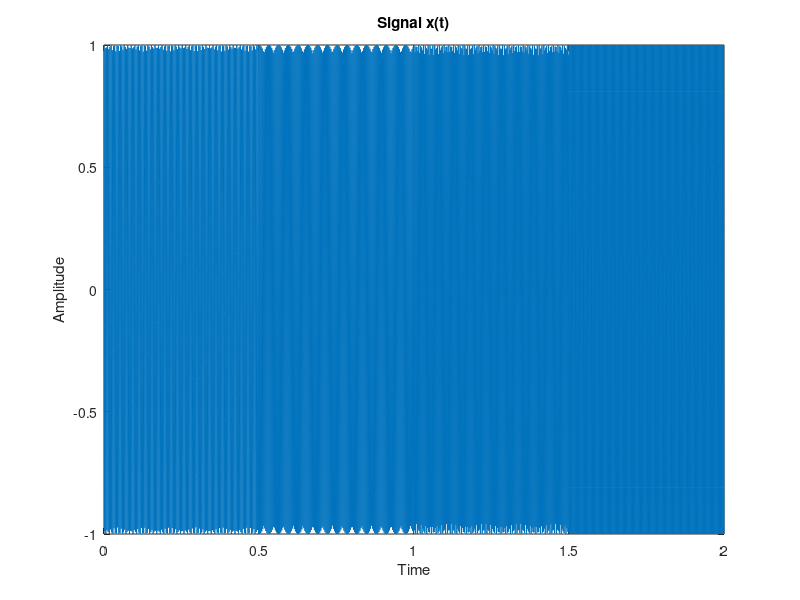
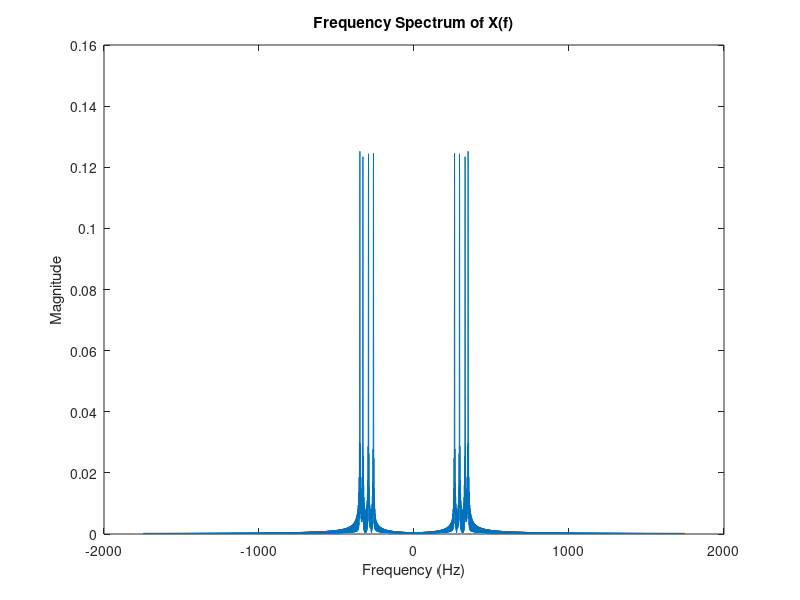
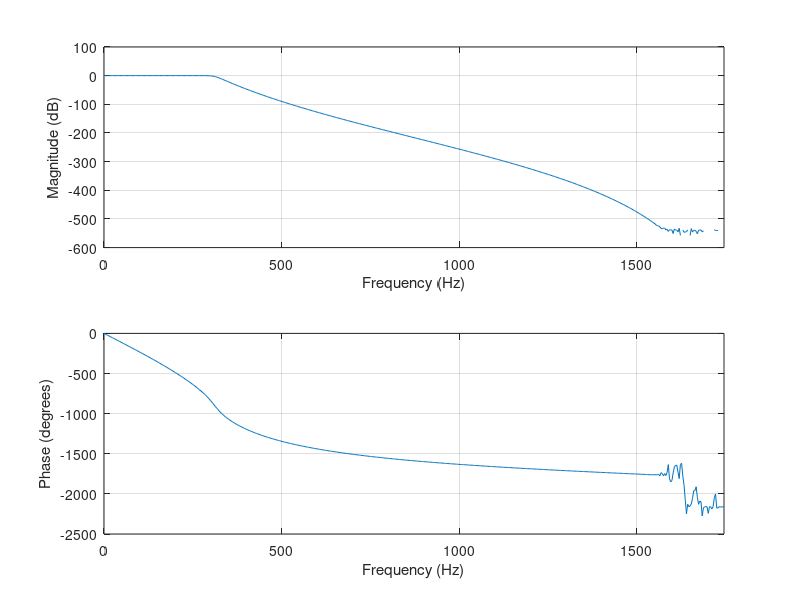
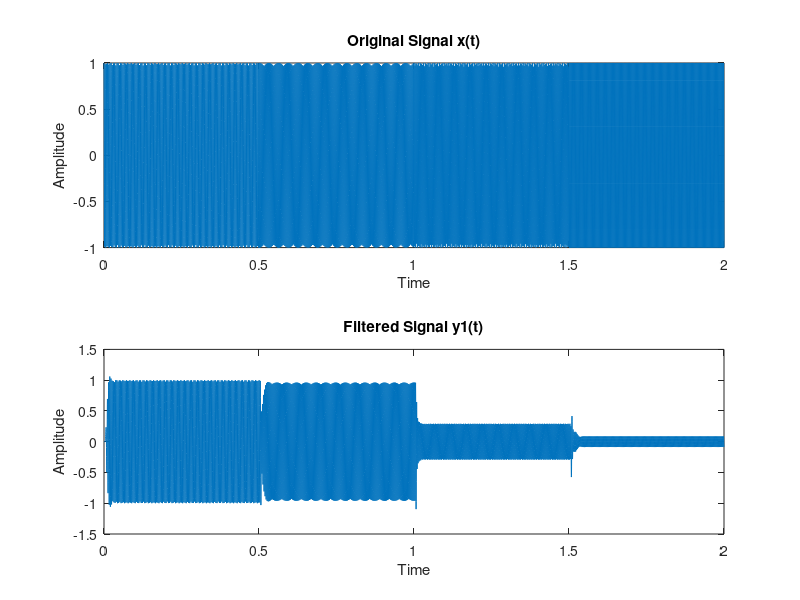

MATLAB code for these plots, in order:
f0 = 440;
alpha = 2^(1/12);

n = 0;
fn = f0 * alpha^n;

n_DO = -9;
fn_DO = f0 * alpha^n_DO;
n_CMAJOR = [-9, -7, -5, -4];

F = [];

fprintf('C-Major Scale Frequencies:\n');
for i = 1:length(n_CMAJOR)
    note = '';
    switch n_CMAJOR(i)
        case -9
            note = 'DO';
        case -7
            note = 'RE';
        case -5
            note = 'MI';
        case -4
            note = 'FA';
        otherwise
            note = 'Unknown';
    end

    frequency = f0 * alpha^n_CMAJOR(i);

    f(i) = frequency;

    fprintf('%s: %.4f Hz\n', note, frequency);
end


f_Do = f(1);
f_RE = f(2);
f_MI = f(3);
f_FA = f(4);

fs = 10 * f_FA;

duration = 0.5;
t=0:1/fs:duration-1/fs;

x1 = cos(2*pi*fn_DO*t);
x2 = cos(2*pi*f0*alpha^(-7)*t);
x3 = cos(2*pi*f0*alpha^(-5)*t);
x4 = cos(2*pi*f0*alpha^(-4)*t);

xt = [x1, x2, x3, x4];

audiowrite('DoRiMeFa.wav', xt, fs);

t_seq = linspace(0, 2, numel(xt));

figure;
plot(t_seq, xt)
title('Signal x(t)')
xlabel('Time')
ylabel('Amplitude')

energy_xt = sum(abs(xt).^2/fs);

fprintf('Energy: %.4f\n', energy_xt);

Xf = fft(xt);

L = length(xt);
F = (-fs/2:fs/L:fs/2-fs/L);
Xf_ = fftshift(Xf);

figure;
plot(F, abs(Xf_)/L);
title('Frequency Spectrum of X(f)')
xlabel('Frequency (Hz)')
ylabel('Magnitude')

energy_Xf = (sum(abs(Xf).^2) / length(Xf))/fs;

fprintf('Energy in Frequency Domain: %.4f\n', energy_Xf);


pkg load signal;

cutoff_Freq = (f_RE + f_MI)/2;

[b, a] = butter(20, cutoff_Freq / (fs / 2), 'low');

figure;
freqz(b, a, [], fs);

y1_t = filter(b, a, xt);

audiowrite('DoRiMeFa_LPF.wav', y1_t, fs);

figure;
subplot(2,1,1);
plot(t_seq, xt);
title('Original Signal x(t)');
xlabel('Time');
ylabel('Amplitude');

subplot(2,1,2);
plot(t_seq, y1_t);
title('Filtered Signal y1(t)');
xlabel('Time');
ylabel('Amplitude');

energy_y1_t = sum(abs(y1_t).^2)/fs;
fprintf('Energy of y1_t: %.4f\n', energy_y1_t);

Y1_f = fft(y1_t);
L_y1 = length(y1_t);
F_y1 = (-fs/2:fs/L_y1:fs/2-fs/L_y1);
Y1f_ = fftshift(Y1_f);

figure;
plot(F_y1, abs(Y1f_)/L_y1);
title('Frequency Spectrum of y1(t)');
xlabel('Frequency (Hz)');
ylabel('Magnitude');

energy_Y1_f = (sum(abs(Y1_f).^2) / length(Y1_f))/fs;
fprintf('Energy in Frequency Domain (y1_t): %.4f\n', energy_Y1_f);


[d , c] = butter(20, cutoff_Freq / (fs / 2), 'high');

figure;
freqz(d, c, [], fs);

y2_t = filter(d, c, xt);

audiowrite('DoRiMeFa_HPF.wav', y2_t, fs);

figure;
subplot(2,1,1);
plot(t_seq, xt);
title('Original Signal x(t)');
xlabel('Time');
ylabel('Amplitude');

subplot(2,1,2);
plot(t_seq, y2_t);
title('High-pass Filtered Signal y2(t)');
xlabel('Time');
ylabel('Amplitude');

energy_y2_t = sum(abs(y2_t).^2) / fs;

Y2_f = fft(y2_t);

L_highpass = length(y2_t);
F_highpass = (-fs/2:fs/L_highpass:fs/2-fs/L_highpass);
Y2f_ = fftshift(Y2_f);

figure;
plot(F_highpass, abs(Y2f_)/L_highpass);
title('Frequency Spectrum of y2(t)');
xlabel('Frequency (Hz)');
ylabel('Magnitude');

fprintf('Energy of y2_t: %.4f\n', energy_y2_t);

energy_Y2_f = (sum(abs(Y2_f).^2) / length(Y2_f)) / fs;

fprintf('Energy in Frequency Domain (y2_t): %.4f\n', energy_Y2_f);
